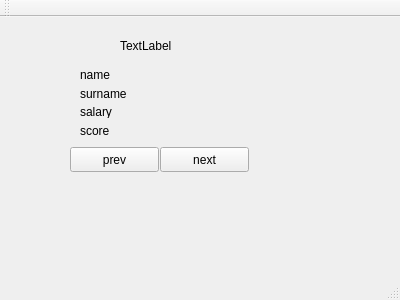
<?xml version="1.0" encoding="UTF-8"?>
<ui version="4.0">
 <class>MainWindow</class>
 <widget class="QMainWindow" name="MainWindow">
  <property name="geometry">
   <rect>
    <x>0</x>
    <y>0</y>
    <width>400</width>
    <height>300</height>
   </rect>
  </property>
  <property name="windowTitle">
   <string>MainWindow</string>
  </property>
  <widget class="QWidget" name="centralWidget">
   <widget class="QWidget" name="formLayoutWidget">
    <property name="geometry">
     <rect>
      <x>69</x>
      <y>40</y>
      <width>181</width>
      <height>91</height>
     </rect>
    </property>
    <layout class="QFormLayout" name="formLayout">
     <item row="0" column="0">
      <widget class="QLabel" name="label_2">
       <property name="text">
        <string>name</string>
       </property>
      </widget>
     </item>
     <item row="1" column="0">
      <widget class="QLabel" name="label_3">
       <property name="text">
        <string>surname</string>
       </property>
      </widget>
     </item>
     <item row="2" column="0">
      <widget class="QLabel" name="label_4">
       <property name="text">
        <string>salary</string>
       </property>
      </widget>
     </item>
     <item row="3" column="0">
      <widget class="QLabel" name="label_5">
       <property name="text">
        <string>score</string>
       </property>
      </widget>
     </item>
    </layout>
   </widget>
   <widget class="QLabel" name="label">
    <property name="geometry">
     <rect>
      <x>120</x>
      <y>20</y>
      <width>67</width>
      <height>17</height>
     </rect>
    </property>
    <property name="text">
     <string>TextLabel</string>
    </property>
   </widget>
   <widget class="QPushButton" name="pushButton">
    <property name="geometry">
     <rect>
      <x>70</x>
      <y>130</y>
      <width>89</width>
      <height>25</height>
     </rect>
    </property>
    <property name="text">
     <string>prev</string>
    </property>
   </widget>
   <widget class="QPushButton" name="pushButton_2">
    <property name="geometry">
     <rect>
      <x>160</x>
      <y>130</y>
      <width>89</width>
      <height>25</height>
     </rect>
    </property>
    <property name="text">
     <string>next</string>
    </property>
   </widget>
  </widget>
  <widget class="QMenuBar" name="menuBar">
   <property name="geometry">
    <rect>
     <x>0</x>
     <y>0</y>
     <width>400</width>
     <height>22</height>
    </rect>
   </property>
  </widget>
  <widget class="QToolBar" name="mainToolBar">
   <attribute name="toolBarArea">
    <enum>TopToolBarArea</enum>
   </attribute>
   <attribute name="toolBarBreak">
    <bool>false</bool>
   </attribute>
  </widget>
  <widget class="QStatusBar" name="statusBar"/>
 </widget>
 <layoutdefault spacing="6" margin="11"/>
 <resources/>
 <connections/>
</ui>
